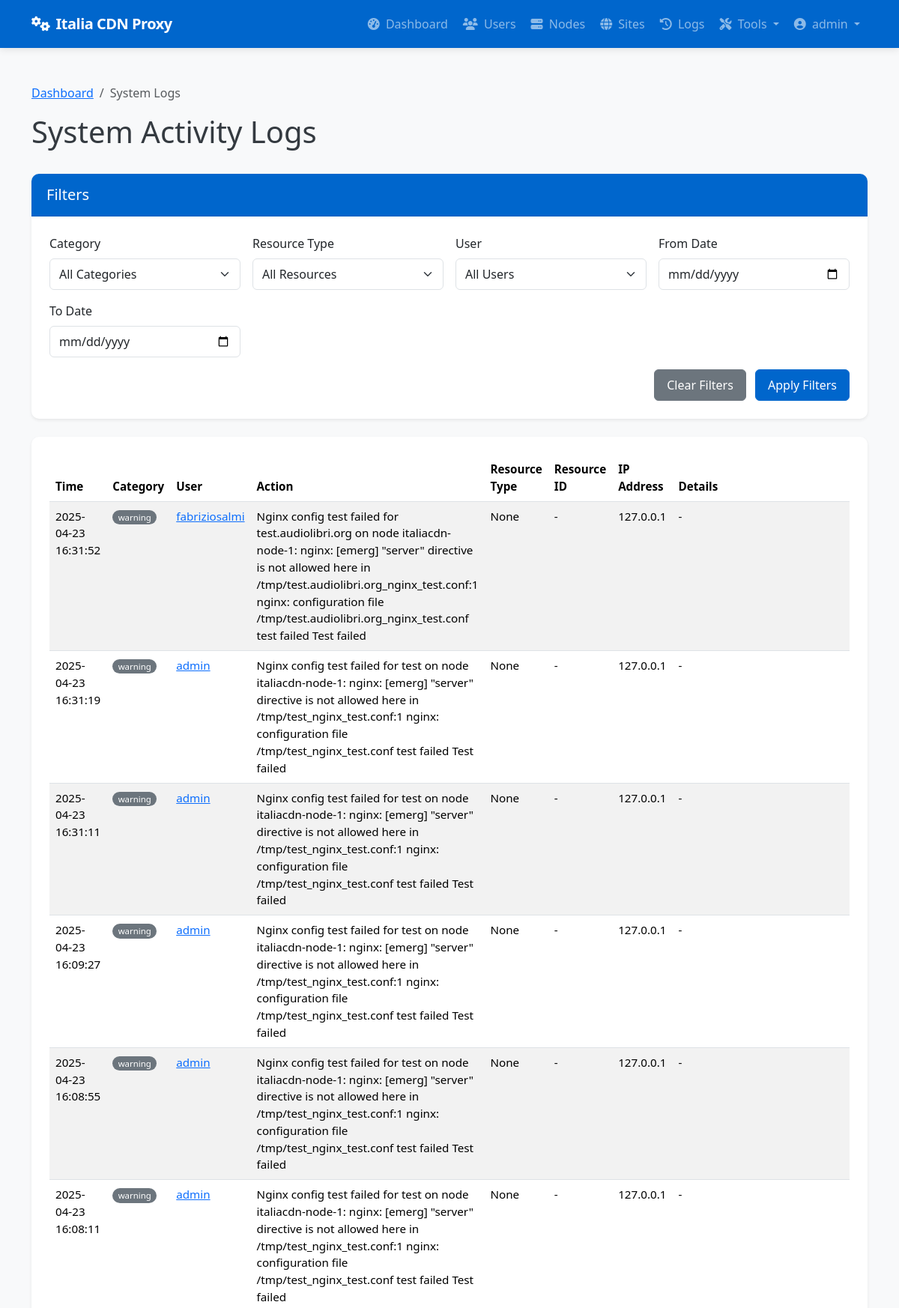
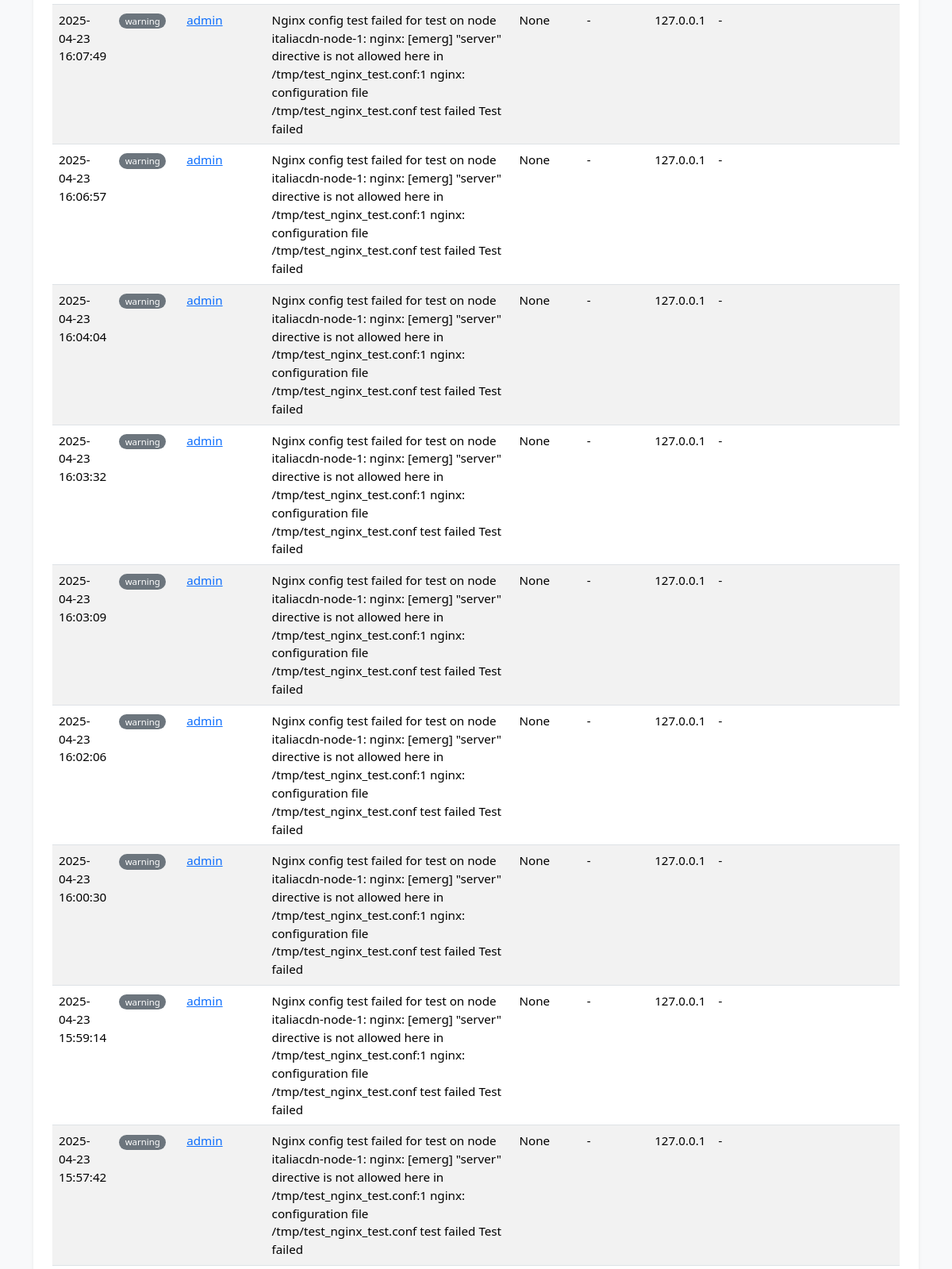
The page /admin/system/logs (signed in, upper part) on the database its author committed (2 pictures, top to bottom).
### app/models/models.py (models this page shows, shortened)
class User(db.Model):
    __tablename__ = 'users'
    id = db.Column(db.Integer, primary_key=True)
    username = db.Column(db.String(64), unique=True, index=True, nullable=False)
    email = db.Column(db.String(120), unique=True, index=True, nullable=False)
    password_hash = db.Column(db.String(128), nullable=False)
    role = db.Column(db.String(20), nullable=False, default='client')  # 'admin' or 'client'
    is_active = db.Column(db.Boolean, default=True)
    created_at = db.Column(db.DateTime, default=datetime.utcnow)
    last_login = db.Column(db.DateTime, nullable=True)
    sites = db.relationship('Site', backref='owner', lazy='dynamic')
    def is_admin(self):
        return self.role == 'admin'

class SystemLog(db.Model):
    __tablename__ = 'system_logs'
    id = db.Column(db.Integer, primary_key=True)
    user_id = db.Column(db.Integer, db.ForeignKey('users.id'), nullable=True)  # Null for system events
    category = db.Column(db.String(32), nullable=False)  # auth, admin, system, security, etc.
    action = db.Column(db.String(64), nullable=False)    # login, logout, create, delete, etc.
    resource_type = db.Column(db.String(32), nullable=True)  # user, node, site, etc.
    resource_id = db.Column(db.Integer, nullable=True)       # ID of the affected resource
    details = db.Column(db.Text, nullable=True)              # Additional details
    ip_address = db.Column(db.String(45), nullable=True)     # IP address of user/system
    created_at = db.Column(db.DateTime, default=datetime.utcnow)
    user = db.relationship('User', backref=db.backref('system_logs', lazy='dynamic'))

### app/controllers/admin.py (the view, shortened to what this page needs)
@admin.route('/system/logs')
@login_required
@admin_required
def system_logs():
    category = request.args.get('category')
    user_id = request.args.get('user_id')
    resource_type = request.args.get('resource_type')
    from_date = request.args.get('from_date')
    to_date = request.args.get('to_date')
    from app.models.models import SystemLog
    query = SystemLog.query
    if category:
        query = query.filter(SystemLog.category == category)
    if user_id:
        query = query.filter(SystemLog.user_id == user_id)
    if resource_type:
        query = query.filter(SystemLog.resource_type == resource_type)
    if from_date:
        try:
            from_datetime = datetime.strptime(from_date, '%Y-%m-%d')
            query = query.filter(SystemLog.created_at >= from_datetime)
        except ValueError:
            pass
    categories = db.session.query(SystemLog.category).distinct().all()
    resource_types = db.session.query(SystemLog.resource_type).distinct().all()
    users = User.query.all()
    page = request.args.get('page', 1, type=int)
    logs = query.order_by(SystemLog.created_at.desc()).paginate(page=page, per_page=50)
    return render_template('admin/system_logs.html',
                          logs=logs,
                          categories=[c[0] for c in categories if c[0]],
                          resource_types=[r[0] for r in resource_types if r[0]],
                          users=users,
                          filters={
                              'category': category,
                              'user_id': user_id,
                              'resource_type': resource_type,
                              'from_date': from_date,
                              'to_date': to_date
                          })

### app/models/__init__.py (called while the page is built)
@login_manager.user_loader
def load_user(user_id):
    return User.query.get(int(user_id))

### app/services/access_control.py (called while the page is built)
def admin_required(f):
    @wraps(f)
    def decorated_function(*args, **kwargs):
        if not current_user.is_admin():
            flash('You need admin privileges to access this page.', 'error')
            return abort(403)
        return f(*args, **kwargs)
    return decorated_function

### app/templates/admin/system_logs.html (shortened to what this page needs)
{% extends 'base.html' %}
{% block content %}
<div class="container py-4">
    <nav aria-label="breadcrumb">
        <ol class="breadcrumb">
            <li class="breadcrumb-item"><a href="{{ url_for('admin.dashboard') }}">Dashboard</a></li>
            <li class="breadcrumb-item active" aria-current="page">System Logs</li>
        </ol>
    </nav>
    <div class="d-flex justify-content-between align-items-center mb-4">
        <h1>System Activity Logs</h1>
    </div>
    <div class="card shadow-sm mb-4">
        <div class="card-header bg-primary text-white">
            <h5 class="card-title mb-0">Filters</h5>
        </div>
        <div class="card-body">
            <form method="GET" action="{{ url_for('admin.system_logs') }}" class="row g-3">
                <div class="col-md-3">
                    <label for="category" class="form-label">Category</label>
                    <select class="form-select" id="category" name="category">
                        <option value="">All Categories</option>
                    </select>
                </div>
                <div class="col-md-3">
                    <label for="resource_type" class="form-label">Resource Type</label>
                    <select class="form-select" id="resource_type" name="resource_type">
                        <option value="">All Resources</option>
                    </select>
                </div>
                <div class="col-md-3">
                    <label for="user_id" class="form-label">User</label>
                    <select class="form-select" id="user_id" name="user_id">
                        <option value="">All Users</option>
                    </select>
                </div>
                <div class="col-md-3">
                    <label for="from_date" class="form-label">From Date</label>
                    <input type="date" class="form-control" id="from_date" name="from_date" value="{{ filters.from_date }}">
                </div>
                <div class="col-md-3">
                    <label for="to_date" class="form-label">To Date</label>
                    <input type="date" class="form-control" id="to_date" name="to_date" value="{{ filters.to_date }}">
                </div>
                <div class="col-md-12 text-end">
                    <a href="{{ url_for('admin.system_logs') }}" class="btn btn-secondary me-2">Clear Filters</a>
                    <button type="submit" class="btn btn-primary">Apply Filters</button>
                </div>
            </form>
        </div>
    </div>
    <div class="card shadow-sm">
        <div class="card-body">
            {% if logs.items %}
                <div class="table-responsive">
                    <table class="table table-striped table-hover">
                        <thead>
                            <tr>
                                <th>Time</th>
                                <th>Category</th>
                                <th>User</th>
                                <th>Action</th>
                                <th>Resource Type</th>
                                <th>Resource ID</th>
                                <th>IP Address</th>
                                <th>Details</th>
                            </tr>
                        </thead>
                        <tbody>
                            {% for log in logs.items %}
                            <tr>
                                <td>{{ log.created_at.strftime('%Y-%m-%d %H:%M:%S') }}</td>
                                <td>
                                    <span class="badge rounded-pill
                                    {% if log.category == 'auth' %}bg-info
                                    {% elif log.category == 'admin' %}bg-primary
                                    {% elif log.category == 'security' %}bg-danger
                                    {% elif log.category == 'system' %}bg-success
                                    {% else %}bg-secondary{% endif %}">
                                        {{ log.category }}
                                    </span>
                                </td>
                                <td>
                                    {% if log.user %}
                                        <a href="{{ url_for('admin.edit_user', user_id=log.user_id) }}">{{ log.user.username }}</a>
                                    {% else %}
                                        <span class="text-muted">System</span>
                                    {% endif %}
                                </td>
                                <td>{{ log.action }}</td>
                                <td>{{ log.resource_type }}</td>
                                <td>
                                    {% if log.resource_type == 'site' and log.resource_id %}
                                        <a href="{{ url_for('admin.view_site', site_id=log.resource_id) }}">{{ log.resource_id }}</a>
                                    {% elif log.resource_type == 'node' and log.resource_id %}
                                        <a href="{{ url_for('admin.view_node', node_id=log.resource_id) }}">{{ log.resource_id }}</a>
                                    {% elif log.resource_type == 'user' and log.resource_id %}
                                        <a href="{{ url_for('admin.edit_user', user_id=log.resource_id) }}">{{ log.resource_id }}</a>
                                    {% else %}
                                        {{ log.resource_id if log.resource_id else '-' }}
                                    {% endif %}
                                </td>
                                <td>{{ log.ip_address or '-' }}</td>
                                <td>
                                    <span class="text-truncate d-inline-block" style="max-width: 300px;" title="{{ log.details }}">
                                        {{ log.details or '-' }}
                                    </span>
                                </td>
                            </tr>
                            {% endfor %}
                        </tbody>
                    </table>
                </div>
            {% else %}
                <div class="alert alert-info mb-0">
                    <i class="fas fa-info-circle me-2"></i> No system logs found matching your criteria.
                </div>
            {% endif %}
        </div>
    </div>
</div>
{% endblock %}

### app/templates/base.html (shortened to what this page needs)
<!DOCTYPE html>
<html lang="en">
<head>
    <link href="https://cdn.jsdelivr.net/npm/bootstrap@5.3.2/dist/css/bootstrap.min.css" rel="stylesheet">
    <link rel="stylesheet" href="https://cdnjs.cloudflare.com/ajax/libs/font-awesome/6.4.2/css/all.min.css">
</head>
<body>
    <header>
        <nav class="navbar navbar-expand-lg navbar-dark bg-primary">
            <div class="container">
                <a class="navbar-brand" href="/">
                    <i class="fas fa-cogs me-2"></i>Italia CDN Proxy
                </a>
                <div class="collapse navbar-collapse" id="navbarNav">
                    <ul class="navbar-nav ms-auto">
                        {% if current_user.is_authenticated %}
                            {% if current_user.is_admin() %}
                                <li class="nav-item">
                                    <a class="nav-link {% if request.endpoint == 'admin.dashboard' %}active{% endif %}" href="{{ url_for('admin.dashboard') }}">
                                        <i class="fas fa-tachometer-alt me-1"></i> Dashboard
                                    </a>
                                </li>
                                <li class="nav-item">
                                    <a class="nav-link {% if 'admin.list_users' in request.endpoint %}active{% endif %}" href="{{ url_for('admin.list_users') }}">
                                        <i class="fas fa-users me-1"></i> Users
                                    </a>
                                </li>
                                <li class="nav-item">
                                    <a class="nav-link {% if 'admin.list_nodes' in request.endpoint %}active{% endif %}" href="{{ url_for('admin.list_nodes') }}">
                                        <i class="fas fa-server me-1"></i> Nodes
                                    </a>
                                </li>
                                <li class="nav-item">
                                    <a class="nav-link {% if 'admin.list_sites' in request.endpoint %}active{% endif %}" href="{{ url_for('admin.list_sites') }}">
                                        <i class="fas fa-globe me-1"></i> Sites
                                    </a>
                                </li>
                                <li class="nav-item">
                                    <a class="nav-link {% if request.endpoint == 'admin.deployment_logs' %}active{% endif %}" href="{{ url_for('admin.deployment_logs') }}">
                                        <i class="fas fa-history me-1"></i> Logs
                                    </a>
                                </li>
                                <li class="nav-item dropdown">
                                    <a class="nav-link dropdown-toggle" href="#" id="adminToolsDropdown" role="button" data-bs-toggle="dropdown" aria-expanded="false">
                                        <i class="fas fa-tools me-1"></i> Tools
                                    </a>
                                </li>
                            {% endif %}
                            <li class="nav-item dropdown">
                                <a class="nav-link dropdown-toggle" href="#" id="userDropdown" role="button" data-bs-toggle="dropdown" aria-expanded="false">
                                    <i class="fas fa-user-circle me-1"></i> {{ current_user.username }}
                                </a>
                            </li>
                        {% endif %}
                    </ul>
                </div>
            </div>
        </nav>
    </header>
    <main>
        {% block content %}{% endblock %}
    </main>
</body>
</html>

### app/templates/base.html (style rules this page uses)
:root { --primary-color: #0066CC; --primary-dark: #0052a3; --success-color: #198754; --info-color: #0dcaf0; --warning-color: #ffc107; --danger-color: #dc3545; }
body { min-height: 100vh; display: flex; flex-direction: column; background-color: #f8f9fa; color: #343a40; }
main { flex: 1; padding: 1.5rem 0; }
.navbar-brand { font-weight: 700; letter-spacing: -0.5px; }
.navbar { box-shadow: 0 2px 10px rgba(0, 0, 0, 0.1); padding: 0.75rem 1rem; }
.nav-link { font-weight: 500; transition: all 0.2s ease; padding: 0.5rem 1rem; border-radius: 4px; margin: 0 0.125rem; }
.card { border-radius: 0.625rem; box-shadow: 0 4px 12px rgba(0, 0, 0, 0.05); border: none; margin-bottom: 1.75rem; overflow: hidden; transition: transform 0.2s, box-shadow 0.2s; }
.card-header { border-bottom: 1px solid rgba(0, 0, 0, 0.075); background-color: #fff; padding: 1rem 1.25rem; font-weight: 600; }
.card-body { padding: 1.5rem; }
.btn { border-radius: 0.375rem; padding: 0.5rem 1rem; font-weight: 500; transition: all 0.2s; }
.btn-primary { background-color: var(--primary-color); border-color: var(--primary-color); }
.bg-primary { background-color: var(--primary-color) !important; }
.table { font-size: 0.95rem; }
.table th { font-weight: 600; border-top: none; }
.table-striped tbody tr:nth-of-type(odd) { background-color: rgba(0, 0, 0, 0.02); }
.badge { font-weight: 500; padding: 0.35em 0.65em; }
.form-control, .form-select { border-radius: 0.375rem; padding: 0.5rem 0.75rem; border-color: #dee2e6; }

### rows shown on the page
User: username "admin"
SystemLog: created_at "2025-04-23 16:31:52", category "warning", user.username "fabriziosalmi", action "Nginx config test failed for test.audiolibri.org on node italiacdn-node-1: nginx: [emerg] \"server\" directive is not allowed here in /tmp/test.audiolibri.org_nginx_test.conf:1 nginx: configuration file /tmp/test.audiolibri.org_nginx_test.conf test failed Test failed", resource_type "None", resource_id "-", ip_address "127.0.0.1", details "-"
SystemLog: created_at "2025-04-23 16:31:19", category "warning", user.username "admin", action "Nginx config test failed for test on node italiacdn-node-1: nginx: [emerg] \"server\" directive is not allowed here in /tmp/test_nginx_test.conf:1 nginx: configuration file /tmp/test_nginx_test.conf test failed Test failed", resource_type "None", resource_id "-", ip_address "127.0.0.1", details "-"
SystemLog: created_at "2025-04-23 16:31:11", category "warning", user.username "admin", action "Nginx config test failed for test on node italiacdn-node-1: nginx: [emerg] \"server\" directive is not allowed here in /tmp/test_nginx_test.conf:1 nginx: configuration file /tmp/test_nginx_test.conf test failed Test failed", resource_type "None", resource_id "-", ip_address "127.0.0.1", details "-"
SystemLog: created_at "2025-04-23 16:09:27", category "warning", user.username "admin", action "Nginx config test failed for test on node italiacdn-node-1: nginx: [emerg] \"server\" directive is not allowed here in /tmp/test_nginx_test.conf:1 nginx: configuration file /tmp/test_nginx_test.conf test failed Test failed", resource_type "None", resource_id "-", ip_address "127.0.0.1", details "-"
SystemLog: created_at "2025-04-23 16:08:55", category "warning", user.username "admin", action "Nginx config test failed for test on node italiacdn-node-1: nginx: [emerg] \"server\" directive is not allowed here in /tmp/test_nginx_test.conf:1 nginx: configuration file /tmp/test_nginx_test.conf test failed Test failed", resource_type "None", resource_id "-", ip_address "127.0.0.1", details "-"
SystemLog: created_at "2025-04-23 16:08:11", category "warning", user.username "admin", action "Nginx config test failed for test on node italiacdn-node-1: nginx: [emerg] \"server\" directive is not allowed here in /tmp/test_nginx_test.conf:1 nginx: configuration file /tmp/test_nginx_test.conf test failed Test failed", resource_type "None", resource_id "-", ip_address "127.0.0.1", details "-"
SystemLog: created_at "2025-04-23 16:07:49", category "warning", user.username "admin", action "Nginx config test failed for test on node italiacdn-node-1: nginx: [emerg] \"server\" directive is not allowed here in /tmp/test_nginx_test.conf:1 nginx: configuration file /tmp/test_nginx_test.conf test failed Test failed", resource_type "None", resource_id "-", ip_address "127.0.0.1", details "-"
SystemLog: created_at "2025-04-23 16:06:57", category "warning", user.username "admin", action "Nginx config test failed for test on node italiacdn-node-1: nginx: [emerg] \"server\" directive is not allowed here in /tmp/test_nginx_test.conf:1 nginx: configuration file /tmp/test_nginx_test.conf test failed Test failed", resource_type "None", resource_id "-", ip_address "127.0.0.1", details "-"
SystemLog: created_at "2025-04-23 16:04:04", category "warning", user.username "admin", action "Nginx config test failed for test on node italiacdn-node-1: nginx: [emerg] \"server\" directive is not allowed here in /tmp/test_nginx_test.conf:1 nginx: configuration file /tmp/test_nginx_test.conf test failed Test failed", resource_type "None", resource_id "-", ip_address "127.0.0.1", details "-"
SystemLog: created_at "2025-04-23 16:03:32", category "warning", user.username "admin", action "Nginx config test failed for test on node italiacdn-node-1: nginx: [emerg] \"server\" directive is not allowed here in /tmp/test_nginx_test.conf:1 nginx: configuration file /tmp/test_nginx_test.conf test failed Test failed", resource_type "None", resource_id "-", ip_address "127.0.0.1", details "-"
SystemLog: created_at "2025-04-23 16:03:09", category "warning", user.username "admin", action "Nginx config test failed for test on node italiacdn-node-1: nginx: [emerg] \"server\" directive is not allowed here in /tmp/test_nginx_test.conf:1 nginx: configuration file /tmp/test_nginx_test.conf test failed Test failed", resource_type "None", resource_id "-", ip_address "127.0.0.1", details "-"
SystemLog: created_at "2025-04-23 16:02:06", category "warning", user.username "admin", action "Nginx config test failed for test on node italiacdn-node-1: nginx: [emerg] \"server\" directive is not allowed here in /tmp/test_nginx_test.conf:1 nginx: configuration file /tmp/test_nginx_test.conf test failed Test failed", resource_type "None", resource_id "-", ip_address "127.0.0.1", details "-"
SystemLog: created_at "2025-04-23 16:00:30", category "warning", user.username "admin", action "Nginx config test failed for test on node italiacdn-node-1: nginx: [emerg] \"server\" directive is not allowed here in /tmp/test_nginx_test.conf:1 nginx: configuration file /tmp/test_nginx_test.conf test failed Test failed", resource_type "None", resource_id "-", ip_address "127.0.0.1", details "-"
SystemLog: created_at "2025-04-23 15:59:14", category "warning", user.username "admin", action "Nginx config test failed for test on node italiacdn-node-1: nginx: [emerg] \"server\" directive is not allowed here in /tmp/test_nginx_test.conf:1 nginx: configuration file /tmp/test_nginx_test.conf test failed Test failed", resource_type "None", resource_id "-", ip_address "127.0.0.1", details "-"
SystemLog: created_at "2025-04-23 15:57:42", category "warning", user.username "admin", action "Nginx config test failed for test on node italiacdn-node-1: nginx: [emerg] \"server\" directive is not allowed here in /tmp/test_nginx_test.conf:1 nginx: configuration file /tmp/test_nginx_test.conf test failed Test failed", resource_type "None", resource_id "-", ip_address "127.0.0.1", details "-"
